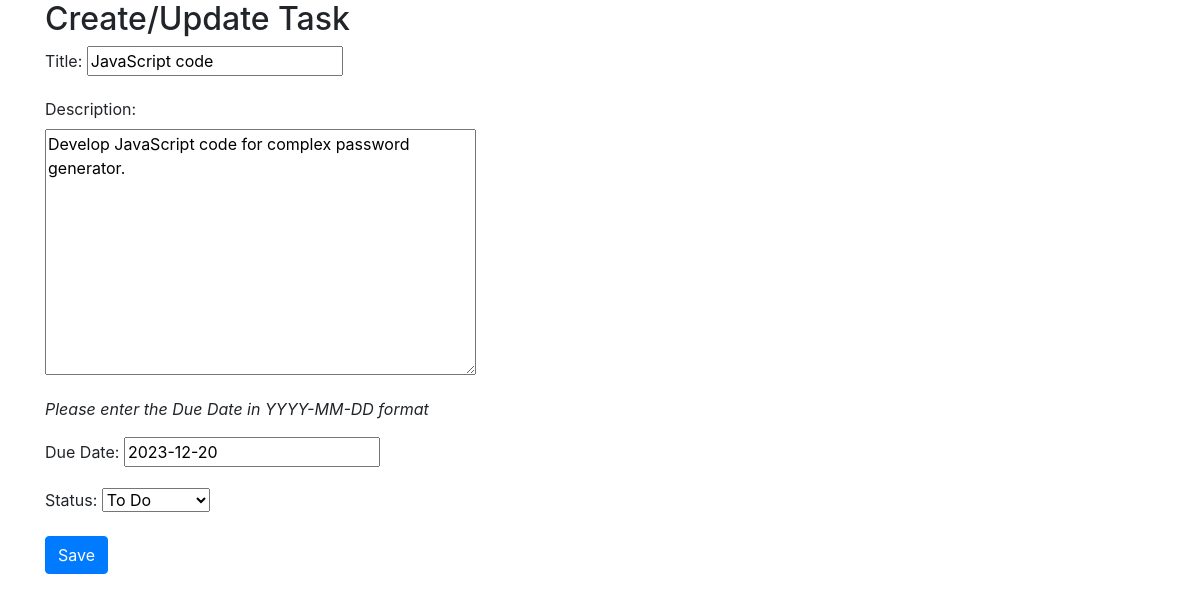
Page /update/7/ on the committed database.
### Tasks/models.py (models this page shows, shortened)
class Task(models.Model):
    title = models.CharField(max_length=100)
    description = models.TextField()
    due_date = models.DateField()
    STATUS_CHOICES = (
        ('TODO', 'To Do'),
        ('INPROGRESS', 'In Progress'),
        ('DONE', 'Done'),
    )
    status = models.CharField(max_length=20, choices=STATUS_CHOICES)

### Tasks/views.py (the view)
# urls.py: path('update/<int:pk>/', views.task_update, name='task_update'),
def task_update(request, pk):
    task = get_object_or_404(Task, pk=pk)
    if request.method == 'POST':
        form = TaskForm(request.POST, instance=task)
        if form.is_valid():
            form.save()
            return redirect('task_list')
    else:
        form = TaskForm(instance=task)
    return render(request, 'Tasks/task_form.html', {'form': form})

### Tasks/forms.py
class TaskForm(forms.ModelForm):
    class Meta:
        model = Task
        fields = ['title', 'description', 'due_date', 'status']

### templates/Tasks/task_form.html (shortened to what this page needs)
{% extends 'Tasks/base.html' %}
{% block content %}
    <h2>Create/Update Task</h2>
    <form method="post" action="{% if form.instance.id %}{% url 'task_update' form.instance.id %}{% else %}{% url 'task_create' %}{% endif %}">
        <div class="form-group">
            <label for="id_title">Title:</label>
            {{ form.title }}
        </div>
        <label for="id_description">Description:</label>
        <div class="form-group">
            {{ form.description }}
        </div>
        <p><em>Please enter the Due Date in YYYY-MM-DD format</em></p>
        <div class="form-group">
            <label for="id_due_date">Due Date:</label>
            {{ form.due_date }}
        </div>
        <div class="form-group">
            <label for="id_status">Status:</label>
            {{ form.status }}
        </div>
        <button type="submit" class="btn btn-primary">Save</button>
    </form>
{% endblock %}

### rows in the picture
Task: title "JavaScript code", description "Develop JavaScript code for complex password generator.", due_date "2023-12-20", status "To Do"
